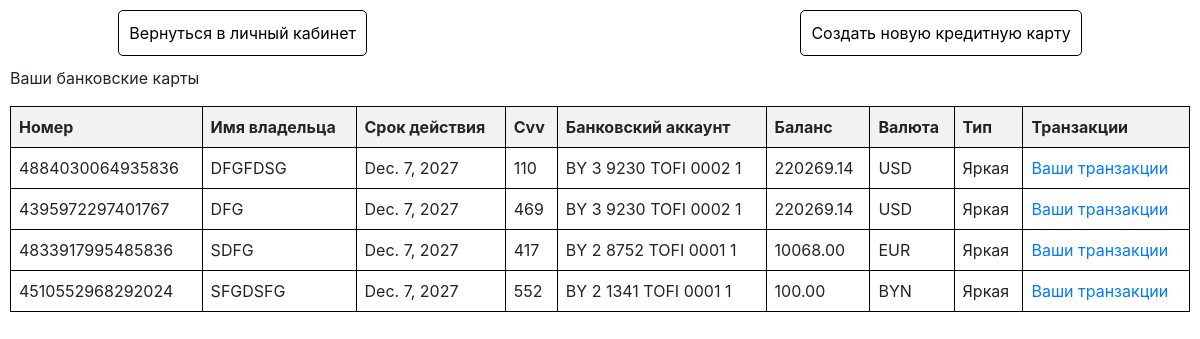
The app's page /bank-account/my-credit-card/ (signed in) with its own data.
### bank_account/models.py (models this page shows, shortened)
class CreditCard(models.Model):
    number = models.CharField(max_length=16, primary_key=True)
    owner_name = models.CharField(max_length=19)
    date_to = models.DateField()
    cvv = models.IntegerField()
    card_type = models.ForeignKey(CreditCardType, on_delete=models.CASCADE)
    bank_account = models.ForeignKey(BankAccount, on_delete=models.CASCADE)

class BankAccount(models.Model):
    name = models.CharField(max_length=255, primary_key=True)
    user = models.ForeignKey(User, on_delete=models.CASCADE)
    balance = models.DecimalField(
        default=0,
        max_digits=12,
        decimal_places=2
    )
    currency = models.ForeignKey(Currency, on_delete=models.CASCADE)
    account_type = models.ForeignKey(BankAccountType, on_delete=models.CASCADE)
    def __str__(self):
        return self.name

class Currency(models.Model):
    name = models.CharField(max_length=255, primary_key=True)
    description = models.CharField(max_length=255)
    def __str__(self):
        return self.name

class CreditCardType(models.Model):
    name = models.CharField(max_length=255)
    description = models.CharField(max_length=255)
    def __str__(self):
        return self.name

### bank_account/views.py (the view)
# urls.py: path('my-credit-card/', MyCreditCardView.as_view(), name='my-credit-card'),
class MyCreditCardView(View):
    def get(self, request, *args, **kwargs):
        credit_cards = CreditCard.objects.filter(bank_account__user=request.user)
        context = {
            'credit_cards': credit_cards
        }
        return render(request, 'bank_account/my_credit_card.html', context)

### bank_account/templates/bank_account/my_credit_card.html (shortened to what this page needs)
<!DOCTYPE html>
<html lang="en">
<head>
    <link href="https://maxcdn.bootstrapcdn.com/bootstrap/4.0.0/css/bootstrap.min.css" rel="stylesheet">
</head>
<body>
<header>
    <a href="{% url 'bank-account' %}">Вернуться в личный кабинет</a>
    <br>
    <a href="{% url 'make-credit-card' %}">Создать новую кредитную карту</a>
</header>
<div style="margin: 10px">
    <p>Ваши банковские карты</p>
    <table>
        <tr>
            <th>Номер</th>
            <th>Имя владельца</th>
            <th>Срок действия</th>
            <th>Cvv</th>
            <th>Банковский аккаунт</th>
            <th>Баланс</th>
            <th>Валюта</th>
            <th>Тип</th>
            <th>Транзакции</th>
        </tr>
        {% for credit_card in credit_cards %}
            <tr>
                <td>{{ credit_card.number }}</td>
                <td>{{ credit_card.owner_name }}</td>
                <td>{{ credit_card.date_to }}</td>
                <td>{{ credit_card.cvv }}</td>
                <td>{{ credit_card.bank_account }}</td>
                <td>{{ credit_card.bank_account.balance }}</td>
                <td>{{ credit_card.bank_account.currency }}</td>
                <td>{{ credit_card.card_type }}</td>
                <td><a href="{% url 'cart-transaction' number=credit_card.number %}">Ваши транзакции</a></td>
            </tr>
        {% endfor %}
    </table>
    <br>
</div>
</body>
</html>

### bank_account/templates/bank_account/my_credit_card.html (style rules this page uses)
table { border-collapse: collapse; width: 100%; }
th, td { border: 1px solid black; padding: 8px; text-align: left; }
th { background-color: #f2f2f2; }
header { display: flex; justify-content: space-around; margin: 10px; }
header a { text-decoration: none; color: #000; padding: 10px; border: 1px solid #000; border-radius: 5px; }

### records on screen
CreditCard: number "4884030064935836", owner_name "DFGFDSG", date_to "Dec. 7, 2027", cvv "110", bank_account "BY 3 9230 TOFI 0002 1", bank_account.balance "220269.14", bank_account.currency "USD", card_type "Яркая"
CreditCard: number "4395972297401767", owner_name "DFG", date_to "Dec. 7, 2027", cvv "469", bank_account "BY 3 9230 TOFI 0002 1", bank_account.balance "220269.14", bank_account.currency "USD", card_type "Яркая"
CreditCard: number "4833917995485836", owner_name "SDFG", date_to "Dec. 7, 2027", cvv "417", bank_account "BY 2 8752 TOFI 0001 1", bank_account.balance "10068.00", bank_account.currency "EUR", card_type "Яркая"
CreditCard: number "4510552968292024", owner_name "SFGDSFG", date_to "Dec. 7, 2027", cvv "552", bank_account "BY 2 1341 TOFI 0001 1", bank_account.balance "100.00", bank_account.currency "BYN", card_type "Яркая"
